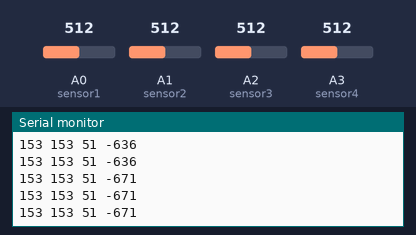
Recording of a sketch running on a simulated Arduino Uno, built with avr-gcc and run on an emulated ATmega328P. Parts: the last lines printed to the serial monitor. Inputs (shaded band) come from the test bench; at power-on: A2 (sensor3) = 512, A0 (sensor1) = 512, A3 (sensor4) = 512, A1 (sensor2) = 512.

Above: at 1.2 s.
1.3 s: A2 (sensor3) set to 463
At 1.9 s:
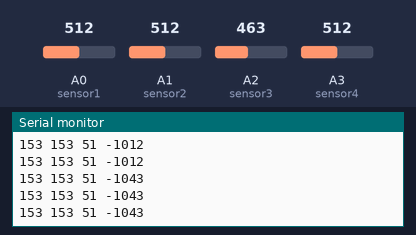
2.8 s: A0 (sensor1) set to 349
At 3.7 s:
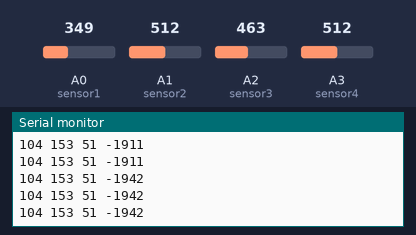
5.8 s: A0 (sensor1) set to 324
At 6.5 s:
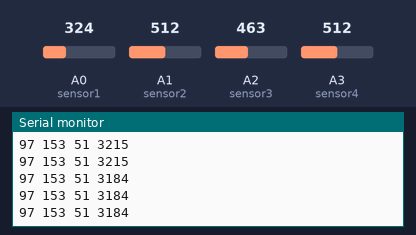
8.8 s: A3 (sensor4) set to 532
At 9.3 s:
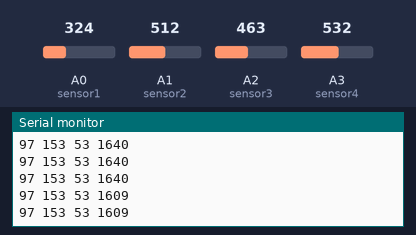
Timing chart, 0 to 11.8 s (numbered marks = the images above; inputs shaded):
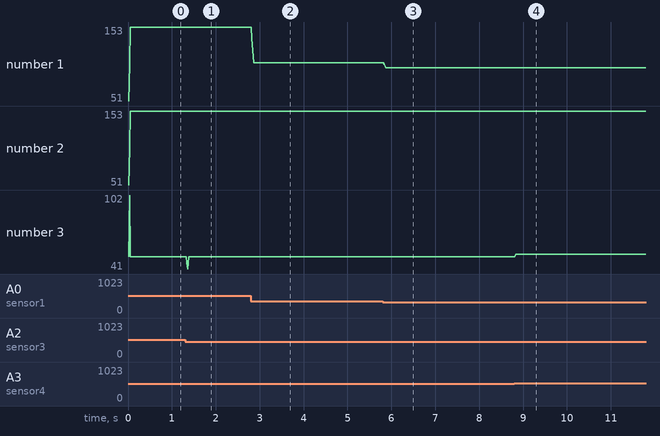

Measured:
- after the input at 1.3 s, the serial monitor: prints a new line at once (image 1)

The sketch:

zona_abisal_v2_tx.ino
```cpp
#include <SoftwareSerial.h>   // Incluimos la librería  SoftwareSerial

SoftwareSerial BT(10,11);     // Seteo pines Tx (10) y Rx (11)

/****************************************************************************/
const int numReadings = 10;
int readIndex = 0;              // the index of the current reading

//SENSOR1
int readings1[numReadings];    // the readings from the analog input
int total1 = 0;                  // the running total
int average1 = 0;    // the average
int sensor1 = A0;

//SENSOR2
int readings2[numReadings];      // the readings from the analog input
int total2 = 0;                  // the running total
int average2 = 0;
int sensor2 = A1;

// SENSOR3
int readings3[numReadings];      // the readings from the analog input
int total3 = 0;                  // the running total
int average3 = 0;
int sensor3 = A2;

//SENSOR4
int readings4[numReadings];      // the readings from the analog input
int total4 = 0;                  // the running total
int average4 = 0;
int sensor4 = A3;

void setup() {
  Serial.begin(9600);   // Inicializamos  el puerto serie de la compu
  BT.begin(9600);       // Inicializamos el puerto serie BT (Para Modo AT 2)
  while (!Serial) {
    ; // wait for serial port to connect. Needed for native USB port only
  }
  // initialize all the readings to 0:
  for (int thisReading = 0; thisReading < numReadings; thisReading++) {
    readings1[thisReading] = 0;
    readings2[thisReading] = 0;
    readings3[thisReading] = 0;
    readings4[thisReading] = 0;
  }
}

void loop() {

  //SENSOR 1
  total1 = total1 - readings1[readIndex];
  readings1[readIndex] = analogRead(sensor1);
  total1 = total1 + readings1[readIndex];
  readIndex = readIndex + 1;

  //SENSOR2
  total2 = total2 - readings2[readIndex];
  readings2[readIndex] = analogRead(sensor2);
  total2 = total2 + readings2[readIndex];
  readIndex = readIndex + 1;

  //SENSOR3
  total3 = total3 - readings3[readIndex];
  readings3[readIndex] = analogRead(sensor3);
  total3 = total3 + readings3[readIndex];
  readIndex = readIndex + 1;

  //SENSOR4
  total4 = total4 - readings4[readIndex];
  readings4[readIndex] = analogRead(sensor4);
  total4 = total4 + readings4[readIndex];
  readIndex = readIndex + 1;

  if (readIndex >= numReadings) {
    readIndex = 0;
  }

  average1 = total1 / numReadings;
  average2 = total2 / numReadings;
  average3 = total3 / numReadings;
  average4 = total4 / numReadings;

  BT.print(average1);
  BT.print(" ");
  BT.print(average2);
  BT.print(" ");
  BT.print(average3);
  BT.print(" ");
  BT.println(average4);

  Serial.print(average1);
  Serial.print(" ");
  Serial.print(average2);
  Serial.print(" ");
  Serial.print(average3);
  Serial.print(" ");
  Serial.println(average4);

}
```
